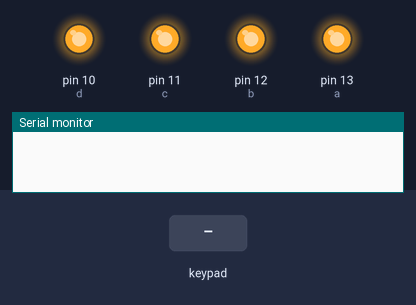
This sketch was run on a simulated Arduino Uno, built with avr-gcc and run on an emulated ATmega328P. Parts: output pins drawn as LEDs (lit = HIGH), the last lines printed to the serial monitor. The inputs (shaded band) are chosen by the test bench.

Above: at 1.2 s.
1.3 s: key 'U' pressed
At 1.52 s:
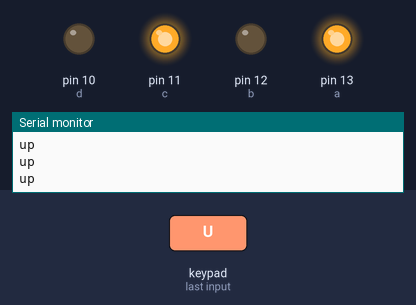
3.2 s: key 'D' pressed
At 3.41 s:
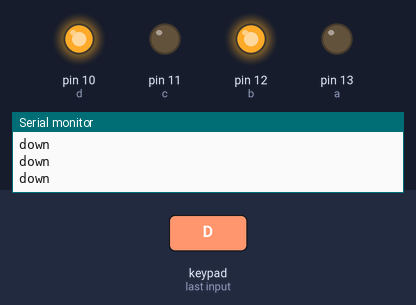
5.1 s: key 'L' pressed
At 6.7 s:
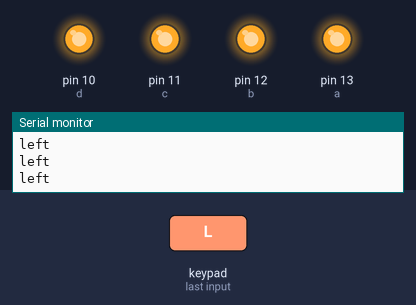
Timing chart, 0 to 8.2 s (numbered marks = the images above; inputs shaded):
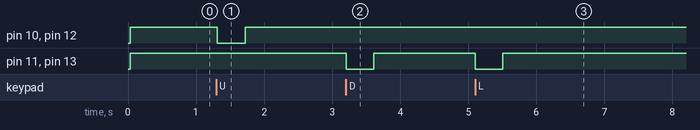

Measured:
- after the input at 1.3 s, pin 10 (d), pin 12 (b): HIGH → LOW at once, → HIGH 0.41 s later
- after the input at 3.2 s, pin 11 (c), pin 13 (a): HIGH → LOW at once, → HIGH 0.41 s later
- after the input at 5.1 s, pin 11 (c), pin 13 (a): HIGH → LOW at once, → HIGH 0.41 s later

The sketch:

ps2.ino
```cpp
#include<PS2X_lib.h>

                                          // Includes the Psx Librar                                                     // Any pins can be used since it is done in software
#define PS2_DAT        6  //14
#define PS2_CMD        7  //15
#define PS2_SEL        8  //16
#define PS2_CLK        9  //17
//#define pressures   true
#define pressures   false
//#define rumble      true
#define rumble      false


int a=13;
int b=12;
int c=11;
int d=10;
int error = 0;                              // Initializes the library

unsigned int data = 0;                                    // data stores the controller response
PS2X ps2x;
void setup()
{
  error = ps2x.config_gamepad(PS2_CLK, PS2_CMD, PS2_SEL, PS2_DAT, pressures, rumble);// Defines what each pin is used
                                                          // (Data Pin #, Cmnd Pin #, Att Pin #, Clk Pin #, Delay)
                                                          // Delay measures how long the clock remains at each state,
                                                          // measured in microseconds.
                                                          // too small delay may not work (under 5
  pinMode(b, OUTPUT);
  pinMode(a, OUTPUT);
  pinMode(c, OUTPUT);
  pinMode(d, OUTPUT);

  Serial.begin(9600);
  delay(30);
    digitalWrite(a, LOW);
    digitalWrite(b, LOW);
    digitalWrite(c, LOW);
    digitalWrite(d, LOW);


}

void loop()
{
   digitalWrite(b, HIGH);
ps2x.read_gamepad();                                      // Psx.read() initiates the PSX controller and returns
                                                          // the button data
  if (ps2x.Button(PSB_PAD_LEFT))                                       // If the data anded with a button's hex value is true,
                                                          // it signifies the button is pressed. Hex values for each
                                                          // button can be found in Psx.h
  {
    Serial.println("left");

     digitalWrite(a, LOW);
    digitalWrite(b, HIGH);
    digitalWrite(c, LOW);
    digitalWrite(d, HIGH);

                          // If button is pressed, turn on the LED
  }
  else if (ps2x.Button(PSB_PAD_UP))                                       // If the data anded with a button's hex value is true,
                                                          // it signifies the button is pressed. Hex values for each
                                                          // button can be found in Psx.h
  {
      Serial.println("up");
    digitalWrite(a, HIGH);
    digitalWrite(b, LOW);
    digitalWrite(c, HIGH);
    digitalWrite(d, LOW);

  }
  else if (ps2x.Button(PSB_PAD_DOWN))                                       // If the data anded with a button's hex value is true,
                                                          // it signifies the button is pressed. Hex values for each
                                                          // button can be found in Psx.h
  {
      Serial.println("down");
   digitalWrite(a, LOW);
    digitalWrite(b, HIGH);
    digitalWrite(c, LOW);
    digitalWrite(d, HIGH);

  }
  else if (ps2x.Button(PSB_PAD_RIGHT))                                       // If the data anded with a button's hex value is true,
                                                          // it signifies the button is pressed. Hex values for each
                                                          // button can be found in Psx.h
  {Serial.println("right");
   digitalWrite(a, HIGH);
    digitalWrite(b, LOW);
    digitalWrite(c, HIGH);
    digitalWrite(d, LOW);

  }
  else
  {
    digitalWrite(a, 1);
    digitalWrite(b, 1);
    digitalWrite(c, 1);
    digitalWrite(d, 1);

  }
  delay(20);
}
```
